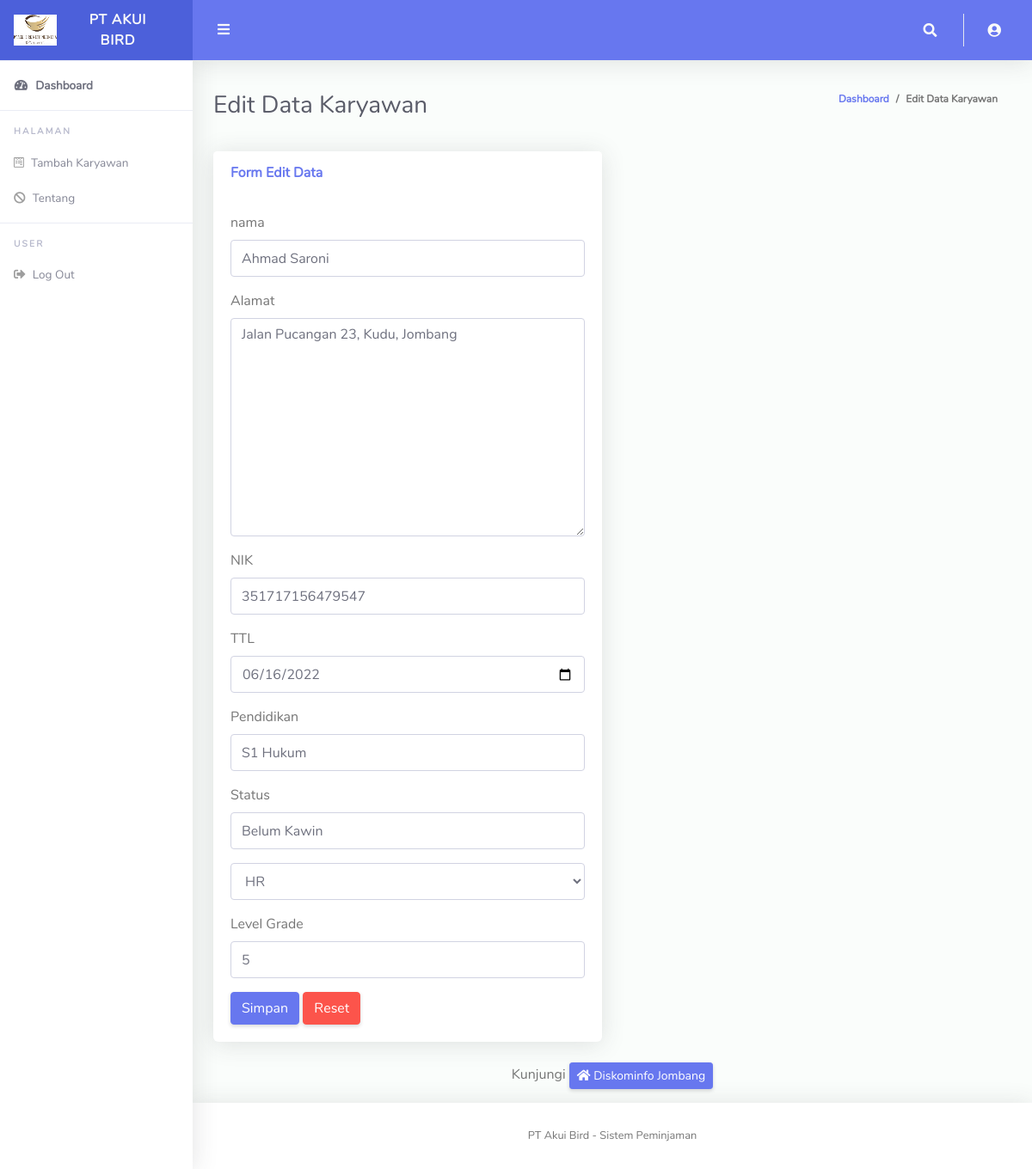
Screenshot of /admin/editKaryawan/4 with the database file from the repository.
### tables this page shows
CREATE TABLE `karyawan` (
  `id` int(11) NOT NULL,
  `nama` char(50) NOT NULL,
  `alamat` char(100) NOT NULL,
  `nik` char(225) NOT NULL,
  `ttl` date NOT NULL,
  `pendidikan` char(50) NOT NULL,
  `status` char(50) NOT NULL,
  `departemen` char(50) NOT NULL,
  `level_grade` int(5) NOT NULL
);

### application/controllers/Admin.php (called while the page is built, shortened)
<?php
class Admin extends CI_Controller
{
    public function editKaryawan($id) {
        $data1['admin'] = $this->Madmin->getAdmin();
        $data['data'] = $this->Madmin->editKaryawan($id);
        $data3['tittle'] = 'Sistem Peminjaman';
        $this->load->view('layout/header', $data3);
        $this->load->view('layout/sidebarHR');
        $this->load->view('layout/topbar', $data1);
        $this->load->view('pages/edit_karyawan', $data);
        $this->load->view('layout/footer', $data3);
    }
}

### index.php (called while the page is built, shortened)
<?php
require_once BASEPATH.'core/CodeIgniter.php';

### application/models/Madmin.php (called while the page is built, shortened)
<?php
class Madmin extends CI_Model
{
    public function editKaryawan($id) {
        return $this->db->get_where('karyawan', array('id' => $id))->row();
    }
}

### application/views/pages/edit_karyawan.php (the view, shortened to what this page needs)
<div class="container-fluid" id="container-wrapper">
    <div class="d-sm-flex align-items-center justify-content-between mb-4">
        <h1 class="h3 mb-0 text-gray-800">Edit Data Karyawan</h1>
        <ol class="breadcrumb">
            <li class="breadcrumb-item"><a href="<?= base_url('admin/dashboardHR'); ?>">Dashboard</a></li>
            <li class="breadcrumb-item active" aria-current="page">Edit Data Karyawan</li>
        </ol>
    </div>
    <div class="row">
        <div class="col-lg-6">
            <div class="card mb-4">
                <div class="card-header py-3 d-flex flex-row align-items-center justify-content-between">
                    <h6 class="m-0 font-weight-bold text-primary">Form Edit Data</h6>
                </div>
                <div class="card-body">
                    <form class="forms-sample" method="post" action="<?= base_url('admin/updateKaryawan/'.$data->id); ?>">
                        <div class="form-group">
                            <label for="nama">nama</label>
                            <input type="text" name="nama" class="form-control" id="nama" placeholder="Nama" value="<?= $data->nama; ?>">
                        </div>
                        <div class="form-group">
                           <label for="nama">Alamat</label>
                            <textarea name="alamat" id="alamat" cols="30" rows="10" placeholder="Alamat" class="form-control" ><?= $data->alamat; ?></textarea>
                        </div>
                        <div class="form-group">
                            <label for="nik">NIK</label>
                            <input type="number" name="nik" class="form-control" id="nik" placeholder="NIK" value="<?= $data->nik; ?>">
                        </div>
                        <div class="form-group">
                            <label for="nik">TTL</label>
                            <input type="date" name="ttl" class="form-control" id="ttl" placeholder="ttl" value="<?= $data->ttl; ?>">
                        </div>
                        <div class="form-group">
                            <label for="pendidikan">Pendidikan</label>
                            <input type="text" name="pendidikan" class="form-control" id="pendidikan" placeholder="Pendidikan" value="<?= $data->pendidikan; ?>">
                        </div>
                        <div class="form-group">
                            <label for="status">Status</label>
                            <input type="text" name="status" class="form-control" id="status" placeholder="Status" value="<?= $data->status; ?>">
                        </div>
                        <div class="form-group">
                           <select name="departemen" id="departemen" placeholder="Pilih Departemen" class="form-control">
                               <option value="<?= $data->departemen; ?>"><?= $data->departemen; ?></option>
                           </select>
                        </div>
                        <div class="form-group">
                            <label for="nik">Level Grade</label>
                            <input type="number" name="level_grade" class="form-control" id="level_grade" placeholder="Level grade" value="<?= $data->level_grade; ?>">
                        </div>
                        <button type="submit" class="btn btn-primary btn-xs font-weight-medium auth-form-btn">Simpan</button>
                        <button type="reset" class="btn btn-danger btn-xs font-weight-medium auth-form-btn">Reset</button>
                    </form>
                </div>
            </div>
        </div>
    </div>
    <div class="row">
       <div class="col-lg-12 text-center">
           <p>Kunjungi <a href="https://jombangkab.go.id/opd/kominfo" class="btn btn-primary btn-sm" target="_blank"><i class="fas fa-home"></i>&nbsp;Diskominfo Jombang</a></p>
       </div>
   </div>
</div>

### rows the page displays
karyawan: nama "Ahmad Saroni", alamat "Jalan Pucangan 23, Kudu, Jombang", nik "351717156479547", ttl "06/16/2022", pendidikan "S1 Hukum", status "Belum Kawin", departemen "HR", level_grade "5"

### other values shown
$tittle "Sistem Peminjaman"
